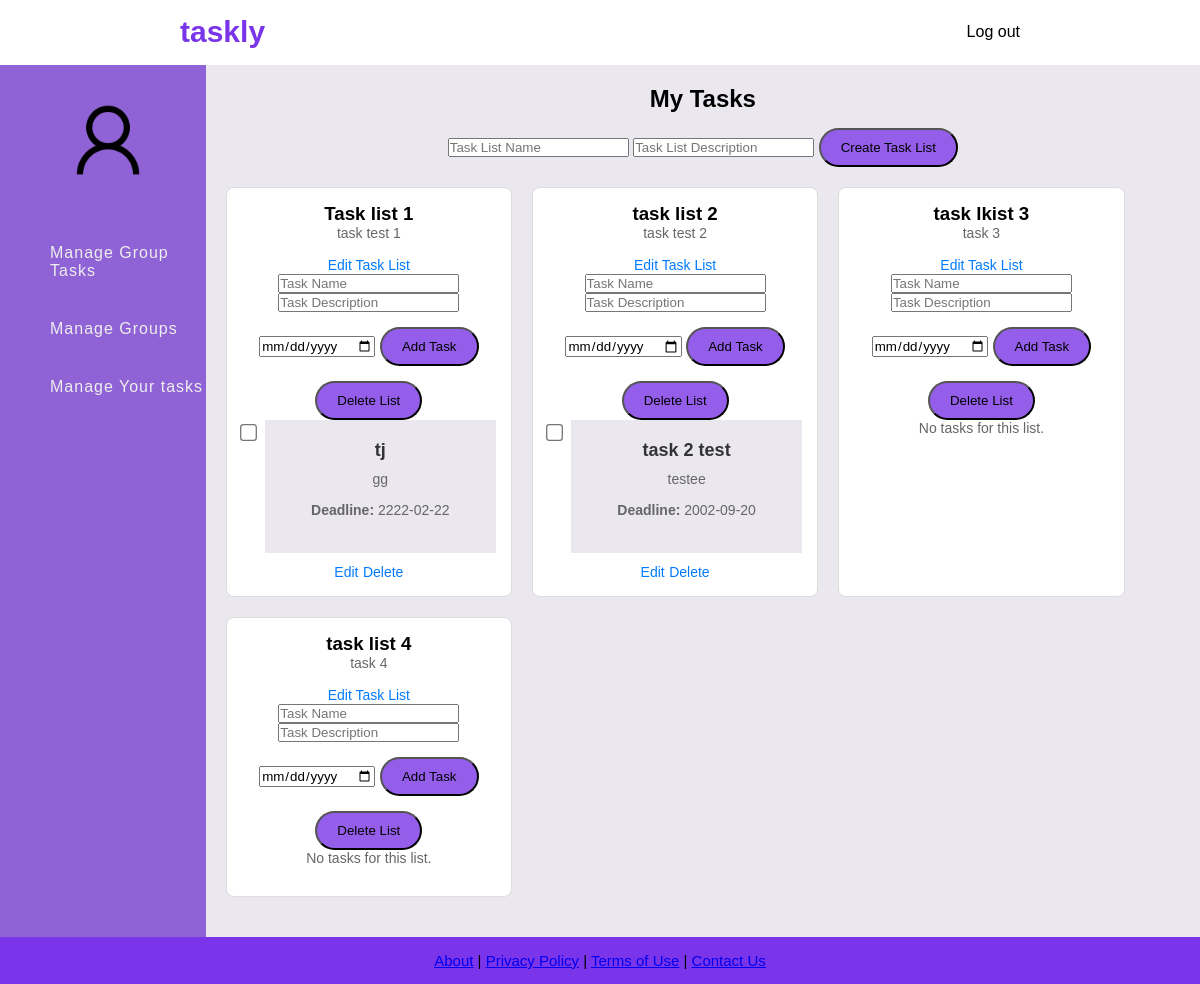
/admin-task_personal.php, run on an earlier commit of the app's database.
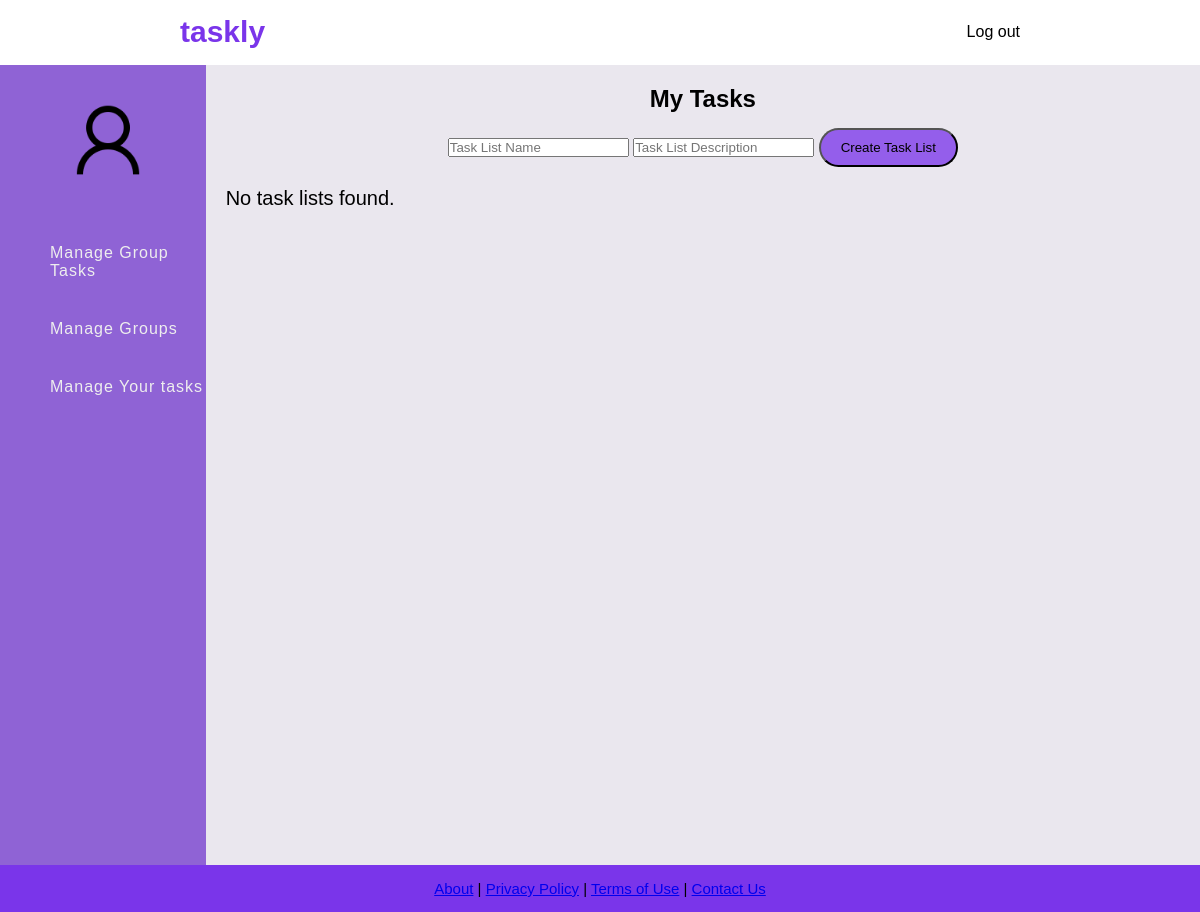
And on a later commit of the database.
### tables this page shows
CREATE TABLE Task_List (
    List_ID INTEGER PRIMARY KEY AUTOINCREMENT,
    TaskList_Name VARCHAR(255) NOT NULL,
    TaskList_Description TEXT NOT NULL,
    User_ID INTEGER NOT NULL,
    FOREIGN KEY (User_ID) REFERENCES User(User_ID) ON DELETE CASCADE
);

CREATE TABLE Task (
    Task_ID INTEGER PRIMARY KEY AUTOINCREMENT,
    Task_Title VARCHAR(255) NOT NULL,
    Task_Description TEXT NOT NULL,
    Task_Deadline DATE NOT NULL,
    List_ID INTEGER NOT NULL,
    FOREIGN KEY (List_ID) REFERENCES Task_List(List_ID) ON DELETE CASCADE
);

### admin-task_personal.php (the view, shortened to what this page needs)
<?php
include('db.php');
$userId = $_SESSION['user_id'] ?? 1;
$stmt = $conn->prepare("SELECT List_ID, TaskList_Name, TaskList_Description FROM Task_List WHERE User_ID = ?");
$stmt->execute([$userId]);
$taskLists = $stmt->fetchAll(PDO::FETCH_ASSOC);
$allTasks = [];
if ($taskLists) {
    $stmt = $conn->prepare("
        SELECT Task_ID, Task_Title, Task_Description, Task_Deadline, List_ID
        FROM Task WHERE List_ID IN (
            SELECT List_ID FROM Task_List WHERE User_ID = ?
        )
    ");
    $stmt->execute([$userId]);
    while ($task = $stmt->fetch(PDO::FETCH_ASSOC)) {
        $allTasks[$task['List_ID']][] = $task;
    }
}
?>
<!DOCTYPE html>
<html lang="en">
<head>
    <link rel="stylesheet" href="css/global.css">
</head>
<body>
<header class="navbar">
    <a href="dashboard.php" class="navbar_title2"><h1>taskly</h1></a>
    <a class="navbar-index" href="logout.php">Log out</a>
</header>
<div class="container">
    <nav class="sidebar">
        <div class="user-profile">
            <a href="admin-profile.php"><img src="images/Sample_User_Icon.png" alt="User"></a>
            <h4><?php echo $_SESSION['User_Fname']; ?></h4>
        </div>
        <ul>
            <li><a href="admin-tasks.php">Manage Group Tasks</a></li>
            <li><a href="admin-group.php">Manage Groups</a></li>
            <li><a href="admin-task_personal.php">Manage Your tasks</a></li>
        </ul>
    </nav>
    <section class="task-content">
        <div class="task-container">
            <h2>My Tasks</h2>
            <form method="POST" class="add-tasklist_form">
                <input type="text" name="taskListName" placeholder="Task List Name" required>
                <input type="text" name="taskListDesc" placeholder="Task List Description" required>
                <button type="submit" name="createTaskList">Create Task List</button>
            </form>
            <div class="tasklist-view">
                <?php if (!$taskLists): ?>
                    <p>No task lists found.</p>
                <?php else: ?>
                    <?php foreach ($taskLists as $taskList): ?>
                        <div class="task-list-item">
                            <h3><?= htmlspecialchars($taskList['TaskList_Name']) ?></h3>
                            <p><?= htmlspecialchars($taskList['TaskList_Description']) ?></p>
                            <div class="tasklist-actions">
                                <a href="edit_tasklist-admin.php?list_id=<?= $taskList['List_ID'] ?>">Edit Task List</a>
                                <form method="POST" class="add-tasklist_form">
                                    <input type="text" name="taskName" placeholder="Task Name" required>
                                    <input type="text" name="taskDesc" placeholder="Task Description" required>
                                    <input type="date" name="taskDeadline" required>
                                    <button type="submit" name="createTask">Add Task</button>
                                </form>
                                <form method="POST" action="delete_tasklist-admin.php" style="display:inline;">
                                    <button type="submit" onclick="return confirm('Delete this task list and all its tasks?')">Delete List</button>
                                </form>
                            </div>
                            <div class="tasks-view">
                                <?php if (!isset($allTasks[$taskList['List_ID']])): ?>
                                    <p>No tasks for this list.</p>
                                <?php else: ?>
                                    <?php foreach ($allTasks[$taskList['List_ID']] as $task): ?>
                                        <div class="task-item">
                                            <label class="task-checkbox">
                                                <input type="checkbox" class="complete-checkbox">
                                                <span class="task-content">
                                                    <h4><?= htmlspecialchars($task['Task_Title']) ?></h4>
                                                    <p><?= htmlspecialchars($task['Task_Description']) ?></p>
                                                    <p><strong>Deadline:</strong> <?= htmlspecialchars($task['Task_Deadline']) ?></p>
                                                </span>
                                            </label>
                                            <a href="edit_task-admin.php?task_id=<?= $task['Task_ID'] ?>">Edit</a>
                                            <a href="delete_task-adminp.php?task_id=<?= $task['Task_ID'] ?>" onclick="return confirm('Delete this task?')">Delete</a>
                                        </div>
                                    <?php endforeach; ?>
                                <?php endif; ?>
                            </div>
                        </div>
                    <?php endforeach; ?>
                <?php endif; ?>
            </div>
        </div>
    </section>
</div>
<footer class="footer">
    <p class="footer__text">
        <a href="#">About</a> | <a href="#">Privacy Policy</a> |
        <a href="#">Terms of Use</a> | <a href="#">Contact Us</a>
    </p>
</footer>
</body>
</html>

### css/global.css (style rules this page uses)
* { padding: 0; margin: 0; box-sizing: border-box; font-family: Arial, sans-serif; }
body { display: flex; flex-direction: column; min-height: 100vh; }
.navbar { color: black; display: flex; justify-content: space-between; align-items: center; padding: 15px 180px; margin-bottom: 1px; }
.navbar_title2 { font-size: 15px; font-weight: bold; color: #7a35ea; text-decoration: none; }
.navbar-index { text-decoration: none; color: black; font-size: 16px; transition: color 0.3s ease; }
.container { display: flex; }
.sidebar { width: 250px; min-height: 100vh; background-color: #8f63d5; }
.sidebar ul { margin-top: 20px; list-style: none; }
.sidebar ul li { font-size: 16px; padding: 20px 0px; padding-left: 50px; transition: 500ms background; }
.sidebar ul li a { text-decoration: none; color: #eee; cursor: pointer; letter-spacing: 1px; }
.user-profile { text-align: center; padding-left: 10px; padding-top: 25px; }
.user-profile img { width: 100px; border-radius: 50%; }
.user-profile h4 { color: #ccc; padding: 5px 0; }
.task-content { width: 100%; background-color: #eae7ee; background-size: cover; background-position: center; display: flex; text-align: center; flex-direction: column; padding: 20px; }
.task-container p { font-size: 20px; }
.task-container button { border-radius: 20px; background-color: #945eeb; padding: 10px 20px; margin-top: 15px; }
.tasklist-view { display: flex; flex-wrap: wrap; gap: 20px; justify-content: flex-start; margin: 20px 0; }
.footer p { font-size: 15px; text-align: center; }
.footer { background-color: #7a35ea; text-align: center; padding: 15px; width: 100%; margin-top: auto; }
.task-list-item { background-color: #fff; border: 1px solid #ddd; border-radius: 8px; padding: 15px; width: 30%; min-width: 250px; }
.task-list-item h4 { font-size: 18px; font-weight: bold; margin-bottom: 10px; color: #333; }
.task-list-item p { font-size: 14px; color: #666; margin-bottom: 15px; }
.task-list-item a { display: inline-block; font-size: 14px; color: #007BFF; text-decoration: none; }

### admin-task_personal.php (style rules this page uses)
.task-checkbox { display: flex; align-items: start; gap: 10px; margin-bottom: 10px; }
.complete-checkbox { transform: scale(1.3); cursor: pointer; margin-top: 6px; }

What changed in the data, as far as the page shows it:
removed task_list: TaskList_Name "Task list 1", TaskList_Description "task test 1"
removed task: Task_Title "tj", Task_Description "gg", Task_Deadline "2222-02-22", shown under "Task list 1"
removed task_list: TaskList_Name "task list 2", TaskList_Description "task test 2"
removed task: Task_Title "task 2 test", Task_Description "testee", Task_Deadline "2002-09-20", shown under "task list 2"
removed task_list: TaskList_Name "task lkist 3", TaskList_Description "task 3", shows "No tasks for this list."
removed task_list: TaskList_Name "task list 4", TaskList_Description "task 4", shows "No tasks for this list."
Also different on the page:
text now shown: "No task lists found."
